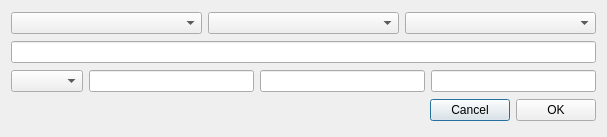
<?xml version="1.0" encoding="UTF-8"?>
<ui version="4.0">
 <class>DialogXStructChooser</class>
 <widget class="QDialog" name="DialogXStructChooser">
  <property name="geometry">
   <rect>
    <x>0</x>
    <y>0</y>
    <width>607</width>
    <height>137</height>
   </rect>
  </property>
  <property name="windowTitle">
   <string>Dialog</string>
  </property>
  <layout class="QVBoxLayout" name="verticalLayout">
   <item>
    <layout class="QHBoxLayout" name="horizontalLayout_3">
     <item>
      <widget class="QComboBox" name="comboBoxFileType"/>
     </item>
     <item>
      <widget class="QComboBox" name="comboBoxStruct"/>
     </item>
     <item>
      <widget class="QComboBox" name="comboBoxMode"/>
     </item>
    </layout>
   </item>
   <item>
    <widget class="QLineEdit" name="lineEditName"/>
   </item>
   <item>
    <layout class="QHBoxLayout" name="horizontalLayout_2">
     <item>
      <widget class="QComboBox" name="comboBoxLocationType"/>
     </item>
     <item>
      <widget class="QLineEdit" name="lineEditLocation"/>
     </item>
     <item>
      <widget class="QLineEdit" name="lineEditSize"/>
     </item>
     <item>
      <widget class="QLineEdit" name="lineEditCount"/>
     </item>
    </layout>
   </item>
   <item>
    <layout class="QHBoxLayout" name="horizontalLayout">
     <item>
      <spacer name="horizontalSpacer">
       <property name="orientation">
        <enum>Qt::Orientation::Horizontal</enum>
       </property>
       <property name="sizeHint" stdset="0">
        <size>
         <width>40</width>
         <height>20</height>
        </size>
       </property>
      </spacer>
     </item>
     <item>
      <widget class="QPushButton" name="pushButtonCancel">
       <property name="text">
        <string>Cancel</string>
       </property>
      </widget>
     </item>
     <item>
      <widget class="QPushButton" name="pushButtonOK">
       <property name="text">
        <string>OK</string>
       </property>
      </widget>
     </item>
    </layout>
   </item>
  </layout>
 </widget>
 <resources/>
 <connections/>
</ui>
